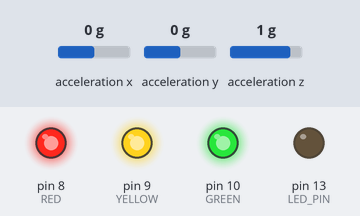
A sketch run on a simulated Teensy 4. Parts: output pins drawn as LEDs (lit = HIGH). Dashed ring = blinking. The test bench sets the inputs (shaded band); at power-on: acceleration x 0 g, acceleration y 0 g, acceleration z 1 g. Storage starts empty; what the sketch prints to the serial monitor is not drawn.

Above: at 0.1 s.
At 10.2 s:
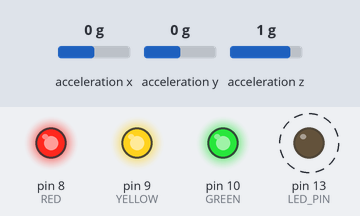
Timing chart, 0 to 13.0 s (numbered marks = the images above):
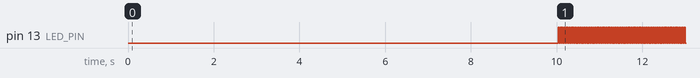

Measured:
- by itself, pin 13 (LED_PIN): alternates HIGH for 0.02 s and LOW for 0.02 s

The sketch:

unoAdxlSD.ino
```cpp
// Arduino Wire library is required if I2Cdev I2CDEV_ARDUINO_WIRE implementation
// is used in I2Cdev.h
#include "Wire.h"
#include "I2Cdev.h"
#include "ADXL345.h"
#include "SD.h"
#include "SPI.h"

// class default I2C address is 0x53
// specific I2C addresses may be passed as a parameter here
// ALT low = 0x53 (default for SparkFun 6DOF board)
// ALT high = 0x1D
ADXL345 accel;

int16_t ax, ay, az;
float   xg, yg, zg;

long i = 0;

uint8_t rate, range;

const int chipSelect = 4;
String dataString = "";

#define LED_PIN 13
#define RED     8
#define YELLOW  9
#define GREEN   10

bool blinkState = false;
bool on         = false;
bool off        = true;


void setup() {

    pinMode(LED_PIN, OUTPUT);
    pinMode(RED, OUTPUT);
    pinMode(YELLOW, OUTPUT);
    pinMode(GREEN, OUTPUT);

    digitalWrite(RED, off);
    digitalWrite(YELLOW, off);
    digitalWrite(GREEN, off);

    Wire.begin();

    Serial.begin(57600);

    Serial.println("Initializing I2C devices...");
    accel.initialize();
    do {
        Serial.println("Testing device connections...");
    } while (accel.testConnection() == 0);
    Serial.println("ADXL345 connection successful.");

    accel.setRate(0xF);
    accel.setRange(0x3);
    delay(5000);

    Serial.print("Initializing SD card...");
    pinMode(10, OUTPUT);

    if (!SD.begin(chipSelect)) {
      Serial.println("Card failed, or not present.");
      return;
    }
    Serial.println("SD card initialized.");

    delay(5000);

}

void Meas() {

    dataString = "";

    accel.getAcceleration(&ax, &ay, &az);

    xg = (float)ax / 32;
    yg = (float)ay / 32;
    zg = (float)az / 32;

    dataString = String(i++) + String("\t") +
                 String(xg)  + String("\t") +
                 String(yg)  + String("\t") +
                 String(zg)  + String("\n");

    delay(10);
}

void write2SD(String data){

  File dataFile = SD.open("datalog.txt", FILE_WRITE);

  if (dataFile) {
    dataFile.println(dataString);
    dataFile.close();
    Serial.println(dataString);
  }
  else {
    Serial.println("Error opening datalog.txt");
  }
}


void loop() {

    Meas();
    write2SD(dataString);
    blinkState = !blinkState;
    digitalWrite(LED_PIN, blinkState);

}
```
